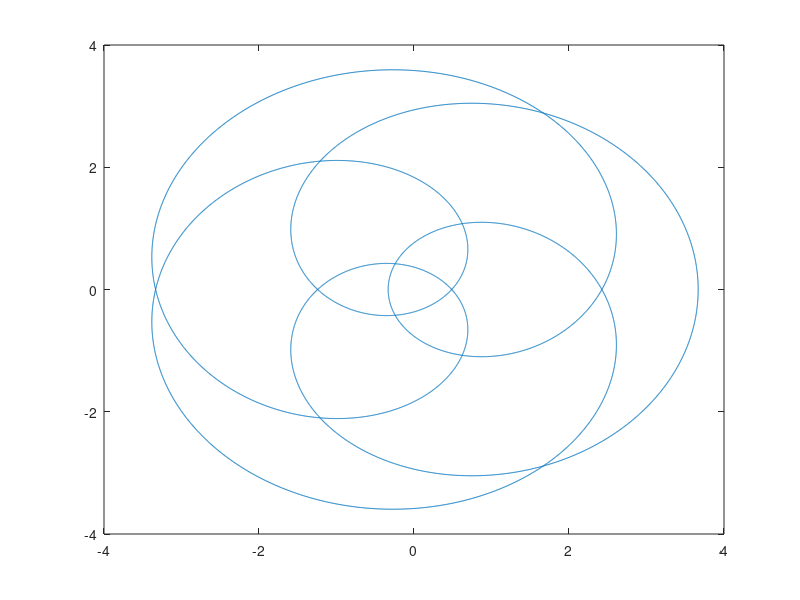

This chart was generated by the following MATLAB code:
n = 2;
m = 3;
a = 3;
phi = linspace(0,2*m*pi, 10000);
b = n/m;
x = (1 + b)*cos(phi.*b) - a*b*cos(phi.*(1+b));
y = (1 + b)*sin(phi.*b) - a*b*sin(phi.*(1+b));
plot(x,y);
